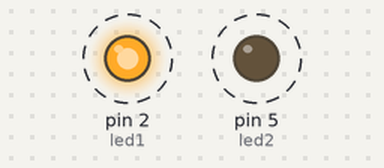
A program run on a simulated MicroPython board. Shown: output pins drawn as LEDs (lit = HIGH). Dashed ring = blinking.

Above: at 0.5 s.
Timing chart, 0 to 4.6 s (numbered marks = the images above):
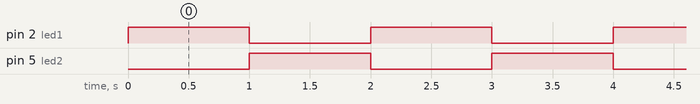

The program:

Blinking_2LED.py
```python
# Blinking 2 LEDs
from machine import Pin
from time import sleep
led1 = Pin(2, Pin.OUT)
led2 = Pin(5, Pin.OUT)
while True:
    led1.value(1)
    led2.value(0)
    sleep(1)
    led1.value(0)
    led2.value(1)
    sleep(1)
```

Measured:
- by itself, pin 2 (led1), pin 5 (led2): alternates HIGH for 1.0 s and LOW for 1.0 s
